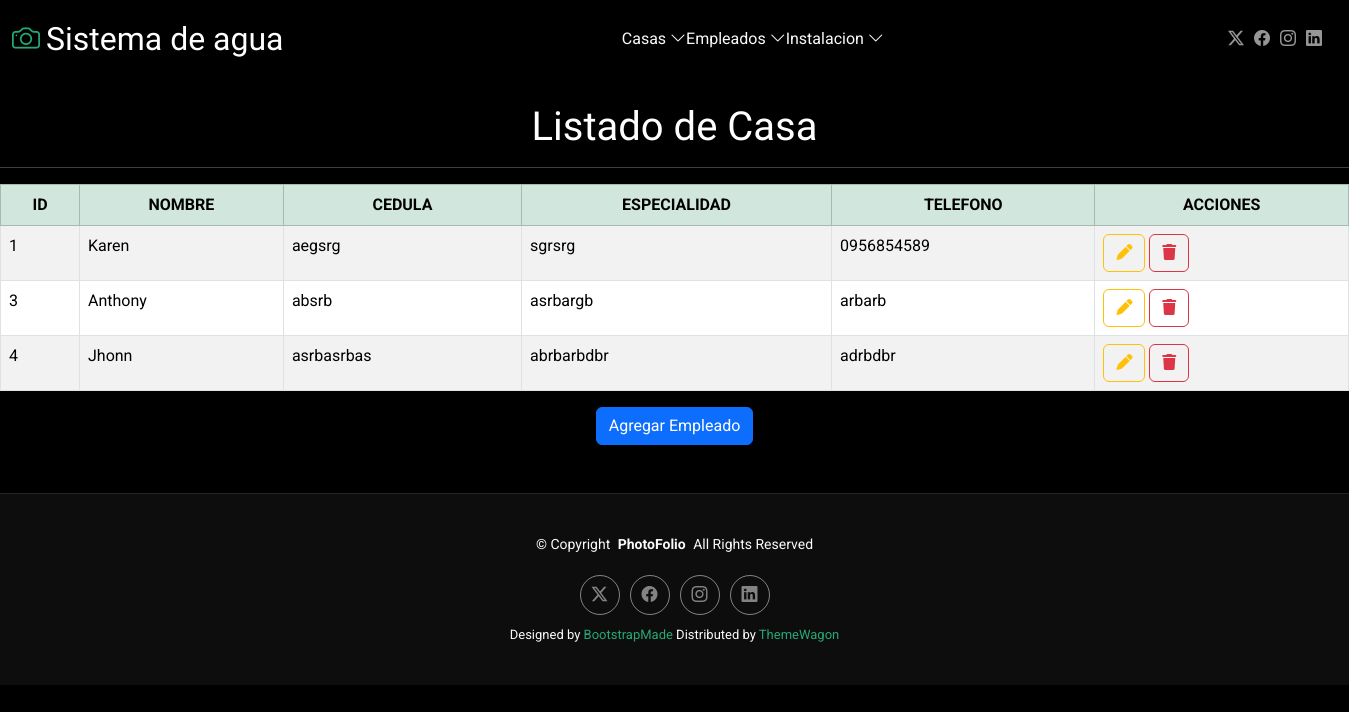
The page /inicioem on the database its author committed.
### Aplicaciones/Empleado/models.py (models this page shows)
class Empleado(models.Model):
    id = models.AutoField(primary_key=True)
    nombre = models.CharField(max_length=100)
    cedula = models.CharField(max_length=20, unique=True)
    especialidad = models.CharField(max_length=100)
    telefono = models.CharField(max_length=20)

### Aplicaciones/Empleado/views.py (the view)
# urls.py: path('inicioem',views.inicio,name='inicioem'),
def inicio(request):
    listadoEmpleado=Empleado.objects.all()
    return render(request,"inicioem.html",{'empleado':listadoEmpleado})

### Aplicaciones/Empleado/templates/inicioem.html (shortened to what this page needs)
{% extends 'plantilla.html' %}
{% load static %}
{% block body %}
<br>
<h1 class="text-center">Listado de Casa</h1>
<hr>
<table class="table table-bordered table-striped table-hover ">
    <thead>
        <tr class="table-success text-center">
            <th>ID</th>
            <th>NOMBRE</th>
            <th>CEDULA</th>
            <th>ESPECIALIDAD</th>
            <th>TELEFONO</th>
            <th>ACCIONES</th>
        </tr>
    </thead>
    <tbody>
        {% for empleadoTemporal in empleado %}
            <tr>
                <td>{{empleadoTemporal.id}}</td>
                <td>{{empleadoTemporal.nombre}}</td>
                <td>{{empleadoTemporal.cedula}}</td>
                <td>{{empleadoTemporal.especialidad}}</td>
                <td>{{empleadoTemporal.telefono}}</td>
                <td>
                    <a href="editarEmpleado/{{empleadoTemporal.id}}" class="btn btn-outline-warning">
                        <i class="fa fa-pen"></i>
                    </a>
                    <a href="#" class="btn btn-outline-danger" onclick="confirmarEliminacion('{{empleadoTemporal.id}}')">
                        <i class="fa fa-trash"></i>
                    </a>
                </td>
            </tr>
        {% endfor %}
    </tbody>
</table>
<div class="text-center ">
    <a href="nuevoEmpleado" class="btn btn-primary " >
        Agregar Empleado
    </a>
</div>
<br>
<br>
{% endblock %}

### sistemagua/static/plantilla/Pho/assets/css/main.css (style rules this page uses)
:root { --default-font: "Roboto", system-ui, -apple-system, "Segoe UI", Roboto, "Helvetica Neue", Arial, "Noto Sans", "Liberation Sans", sans-serif, "Apple Color Emoji", "Segoe UI Emoji", "Segoe UI Symbol", "Noto Color Emoji"; --heading-font: "Cardo", sans-serif; --nav-font: "Inter", sans-serif; }
:root { --background-color: #000000; --default-color: #fafafa; --heading-color: #ffffff; --accent-color: #27a776; --surface-color: #1a1a1a; --contrast-color: #ffffff; }
:root { --nav-color: rgba(255, 255, 255, 0.5); --nav-hover-color: #ffffff; --nav-mobile-background-color: #1a1a1a; --nav-dropdown-background-color: #1a1a1a; --nav-dropdown-color: rgba(255, 255, 255, 0.5); --nav-dropdown-hover-color: #ffffff; }
:root { scroll-behavior: smooth; }
body { color: var(--default-color); background-color: var(--background-color); font-family: var(--default-font); }
a { color: var(--accent-color); text-decoration: none; transition: 0.3s; }
h1, h2, h3, h4, h5, h6 { color: var(--heading-color); font-family: var(--heading-font); }

### rows shown on the page
Empleado: id "1", nombre "Karen", cedula "aegsrg", especialidad "sgrsrg", telefono "0956854589"
Empleado: id "3", nombre "Anthony", cedula "absrb", especialidad "asrbargb", telefono "arbarb"
Empleado: id "4", nombre "Jhonn", cedula "asrbasrbas", especialidad "abrbarbdbr", telefono "adrbdbr"
